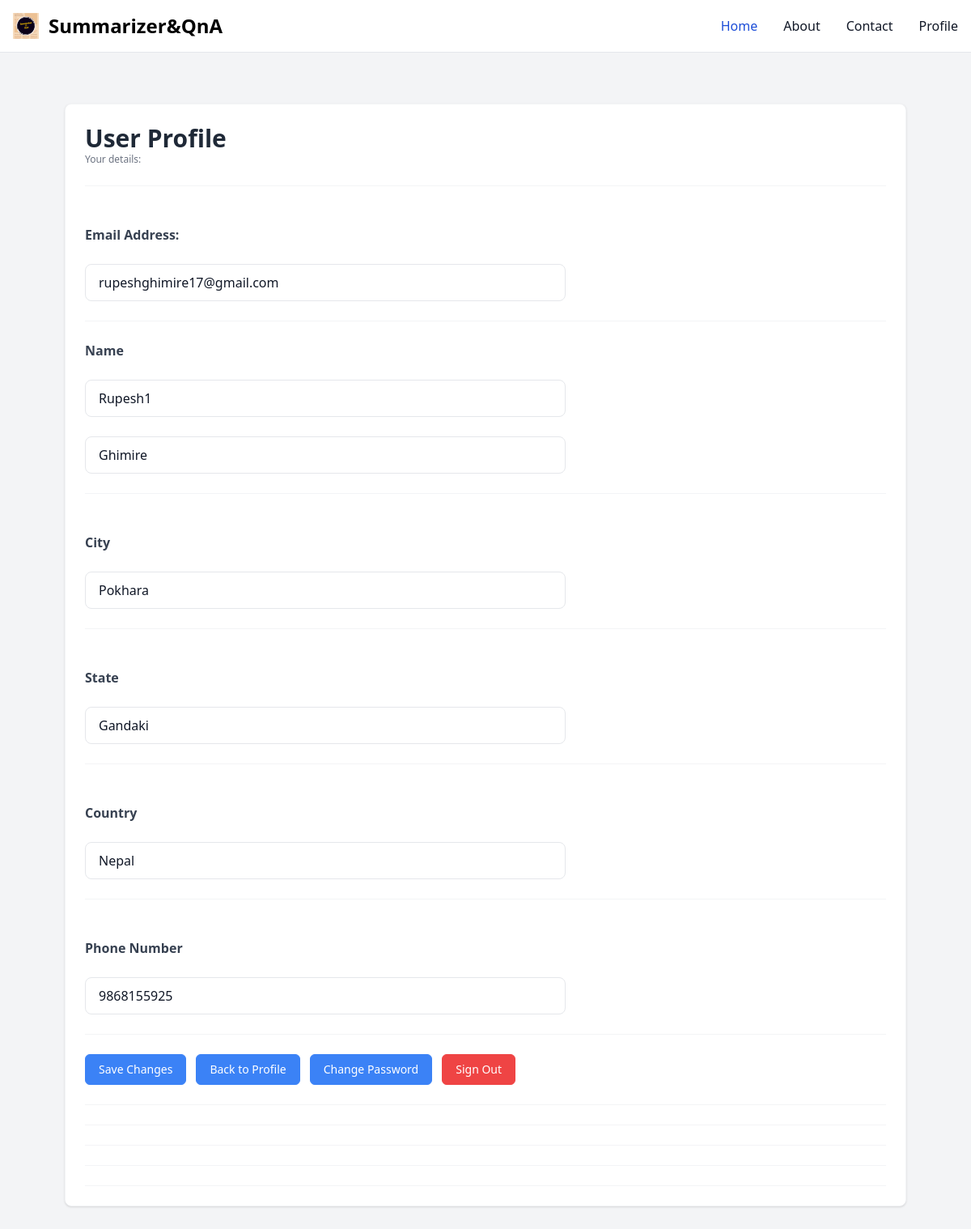
Page /account/profile/edit (signed in) on the earlier database version.
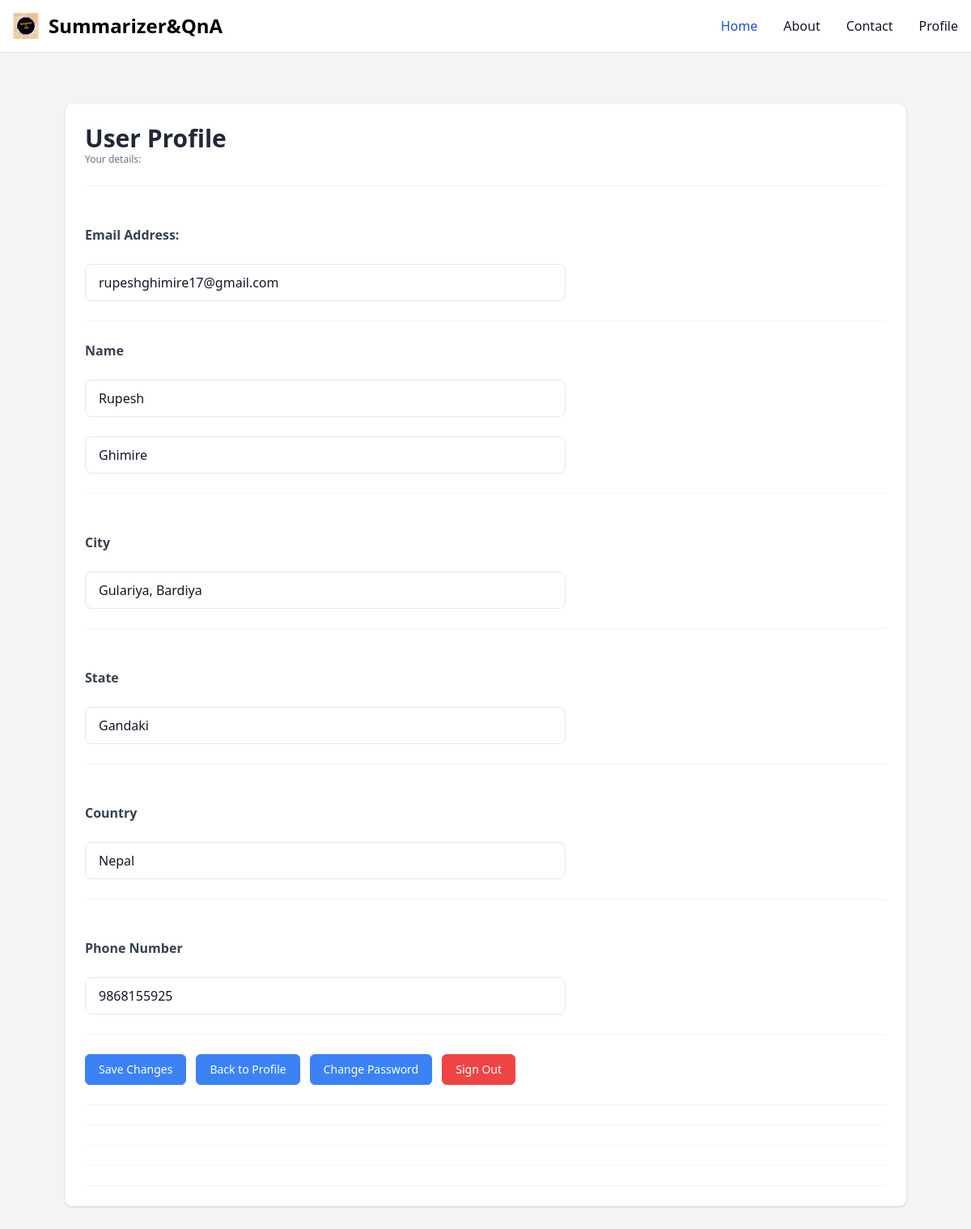
Same page on the later database version.
### tables this page shows
CREATE TABLE users
            (
            userID INTEGER PRIMARY KEY,
            password TEXT,
            email TEXT,
            firstName TEXT,
            lastName TEXT,
            city TEXT,
            state TEXT,
            country TEXT,
            phone TEXT
            );

### app.py (the view)
@app.route("/account/profile/edit")
def editProfile():
    if 'email' not in session:
        return redirect('/')
    loggedIn, _, firstName = getLoginDetails()
    with sqlite3.connect('database.db') as conn:
        cur = conn.cursor()
        cur.execute("SELECT userId, email, firstName, lastName, city, state, country, phone FROM Users WHERE email = ?", (session['email'], ))
        profileData = cur.fetchone()
    conn.close()
    return render_template("editProfile.html", profileData=profileData, loggedIn=loggedIn, firstName=firstName)

### app.py (called while the page is built)
def getLoginDetails():
    with sqlite3.connect('database.db') as conn:
        cur = conn.cursor()
        if 'email' not in session:
            loggedIn = False
            firstName = ''
            userID = None
        else:
            loggedIn = True
            cur.execute("SELECT userID, firstName FROM Users WHERE email = ?", (session['email'], ))
            userID, firstName = cur.fetchone()
    conn.close()
    return (loggedIn, userID, firstName)

### templates/editProfile.html (shortened to what the changed rows need)
{% extends 'base.html' %}
{% block body %}
<section class="py-16 bg-gray-100 dark:bg-gray-800">
	<div class="max-w-6xl px-4 mx-auto">
	  <div
		class="p-6 bg-white border border-gray-100 rounded-lg shadow dark:bg-gray-900 dark:border-gray-900"
	  >
  {% if not loggedIn %}
  <div class="flex pt-6 flex-wrap -m-1.5">
	  <div class="w-full md:w-auto p-1.5">
		  <a href="/loginForm"
			  class="flex flex-wrap justify-center w-full px-4 py-2 text-sm font-medium text-white bg-blue-500 border border-blue-500 rounded-md hover:bg-blue-600">
			  <p>Sign In</p>
		  </a>
	  </div>
  </div>
  {% else %}
		<div class="pb-6 border-b border-gray-100 dark:border-gray-700">
		  <h2
			class="text-xl font-bold text-gray-800 md:text-3xl dark:text-gray-300"
		  >
			User Profile
		  </h2>
		  <p class="text-xs font-medium text-gray-500">
			Your details:
		  </p>
		</div>
		<form action="/updateProfile" method="POST">
			<div class="py-6 border-b border-gray-100 dark:border-gray-800">
				<div class="w-full ">
				  <div class="flex flex-wrap -m-3">
					<div class="w-full p-3 ">
					  <p
						class="text-base font-semibold text-gray-700 dark:text-gray-400"
					  >
					  <div class="py-6 border-b border-gray-100 dark:border-gray-800">
						<div class="w-full ">
						  <div class="flex flex-wrap -m-3">
							<div class="w-full p-3 ">
							  <p
								class="text-base font-semibold text-gray-700 dark:text-gray-400"
							  >
								Email Address:
					  </p>
					</div>
					<div class="w-full p-3 md:flex-1">
						<input type="email" name="email" value="{{profileData[1]}}" placeholder="your email" class="w-3/5 dark:bg-gray-800 dark:border-gray-800 px-4 dark:placeholder-gray-500 dark:text-gray-400 py-2.5 text-base text-gray-900 rounded-lg font-normal border border-gray-200"/>
					</div>
				  </div>
				</div>
			  </div>
		<div class="py-6 border-b border-gray-100 dark:border-gray-800">
			<div class="w-full ">
			  <div class="flex flex-wrap -m-3">
				<div class="w-full p-3 ">
				  <p
					class="text-base font-semibold text-gray-700 dark:text-gray-400"
				  >
					Name
				  </p>
				</div>
				<div class="w-full p-3 ">
				  <input type="text" value="{{profileData[2]}}" name="firstName" placeholder="First Name" class="w-3/5 dark:bg-gray-800 dark:border-gray-800 px-4 dark:placeholder-gray-500 dark:text-gray-400 py-2.5 text-base text-gray-900 rounded-lg font-normal border border-gray-200">
				</div>
				<div class="w-full p-3 ">
				  <input type="text" name="lastName" value="{{profileData[3]}}" placeholder="Last Name" class="w-3/5 dark:bg-gray-800 dark:border-gray-800 px-4 dark:placeholder-gray-500 dark:text-gray-400 py-2.5 text-base text-gray-900 rounded-lg font-normal border border-gray-200"/>
				</div>
			  </div>
			</div>
		  </div>
		<div class="py-6 border-b border-gray-100 dark:border-gray-800">
		  <div class="w-full ">
			<div class="flex flex-wrap -m-3">
			  <div class="w-full p-3 ">
				<p
				  class="text-base font-semibold text-gray-700 dark:text-gray-400"
				>
				<div class="py-6 border-b border-gray-100 dark:border-gray-800">
				  <div class="w-full ">
					<div class="flex flex-wrap -m-3">
					  <div class="w-full p-3 ">
						<p
						  class="text-base font-semibold text-gray-700 dark:text-gray-400"
						>
						  City
				</p>
			  </div>
			  <div class="w-full p-3 md:flex-1">
				  <input type="text" name="city" placeholder="City" value="{{profileData[4]}}" class="w-3/5 dark:bg-gray-800 dark:border-gray-800 px-4 dark:placeholder-gray-500 dark:text-gray-400 py-2.5 text-base text-gray-900 rounded-lg font-normal border border-gray-200"/>
			  </div>
			</div>
		  </div>
		</div>
		<div class="py-6 border-b border-gray-100 dark:border-gray-800">
		  <div class="w-full ">
			<div class="flex flex-wrap -m-3">
			  <div class="w-full p-3 ">
				<p
				  class="text-base font-semibold text-gray-700 dark:text-gray-400"
				>
				<div class="py-6 border-b border-gray-100 dark:border-gray-800">
				  <div class="w-full ">
					<div class="flex flex-wrap -m-3">
					  <div class="w-full p-3 ">
						<p
						  class="text-base font-semibold text-gray-700 dark:text-gray-400"
						>
						  State
				</p>
			  </div>
			  <div class="w-full p-3 md:flex-1">
				  <input type="text" name="state" placeholder="State" value="{{profileData[5]}}" class="w-3/5 dark:bg-gray-800 dark:border-gray-800 px-4 dark:placeholder-gray-500 dark:text-gray-400 py-2.5 text-base text-gray-900 rounded-lg font-normal border border-gray-200"/>
			  </div>
			</div>
		  </div>
		</div>
		<div class="py-6 border-b border-gray-100 dark:border-gray-800">
		  <div class="w-full ">
			<div class="flex flex-wrap -m-3">
			  <div class="w-full p-3 ">
				<p
				  class="text-base font-semibold text-gray-700 dark:text-gray-400"
				>
				<div class="py-6 border-b border-gray-100 dark:border-gray-800">
				  <div class="w-full ">
					<div class="flex flex-wrap -m-3">
					  <div class="w-full p-3 ">
						<p
						  class="text-base font-semibold text-gray-700 dark:text-gray-400"
						>
						  Country
				</p>
			  </div>
			  <div class="w-full p-3 md:flex-1">
				  <input type="text" name="country" value="{{profileData[6]}}" placeholder="Country" class="w-3/5 dark:bg-gray-800 dark:border-gray-800 px-4 dark:placeholder-gray-500 dark:text-gray-400 py-2.5 text-base text-gray-900 rounded-lg font-normal border border-gray-200"/>
			  </div>
			</div>
		  </div>
		</div>
		<div class="py-6 border-b border-gray-100 dark:border-gray-800">
		  <div class="w-full ">
			<div class="flex flex-wrap -m-3">
			  <div class="w-full p-3 ">
				<p
				  class="text-base font-semibold text-gray-700 dark:text-gray-400"
				>
				<div class="py-6 border-b border-gray-100 dark:border-gray-800">
				  <div class="w-full ">
					<div class="flex flex-wrap -m-3">
					  <div class="w-full p-3 ">
						<p
						  class="text-base font-semibold text-gray-700 dark:text-gray-400"
						>
						  Phone Number
				</p>
			  </div>
			  <div class="w-full p-3 md:flex-1">
				  <input type="text" name="phone" value="{{profileData[7]}}" placeholder="Phone Number" class="w-3/5 dark:bg-gray-800 dark:border-gray-800 px-4 dark:placeholder-gray-500 dark:text-gray-400 py-2.5 text-base text-gray-900 rounded-lg font-normal border border-gray-200"/>
			  </div>
			</div>
		  </div>
		</div>
		<div class="flex pt-6 flex-wrap -m-1.5">
			<div class="w-full md:w-auto p-1.5">
				<input type="submit" value="Save Changes"
					class="flex flex-wrap justify-center w-full px-4 py-2 text-sm font-medium text-white bg-blue-500 border border-blue-500 rounded-md hover:bg-blue-600"/>
			</div>
		  <div class="w-full md:w-auto p-1.5">
			  <a href="/account/profile"
				  class="flex flex-wrap justify-center w-full px-4 py-2 text-sm font-medium text-white bg-blue-500 border border-blue-500 rounded-md hover:bg-blue-600">
				  <p>Back to Profile</p>
			  </a>
		  </div>
		  <div class="w-full md:w-auto p-1.5">
			  <a href="/account/profile/changePassword"
				  class="flex flex-wrap justify-center w-full px-4 py-2 text-sm font-medium text-white bg-blue-500 border border-blue-500 rounded-md hover:bg-blue-600 ">
				  <p>Change Password</p>
			  </a>
		  </div>
		  <div class="w-full md:w-auto p-1.5">
			  <a href="/logout"
				  class="flex flex-wrap justify-center w-full px-4 py-2 text-sm font-medium text-white bg-red-500 border border-red-500 rounded-md hover:bg-red-600 ">
				  <p>Sign Out</p>
			  </a>
		  </div>
		 </div>
		{% endif %}
		</form>
	  </div>
	</div>
  </section>
{% endblock %}

Differences in the rows shown:
changed users "rupeshghimire17@gmail.com": firstName "Rupesh1" → "Rupesh"; city "Pokhara" → "Gulariya, Bardiya"
